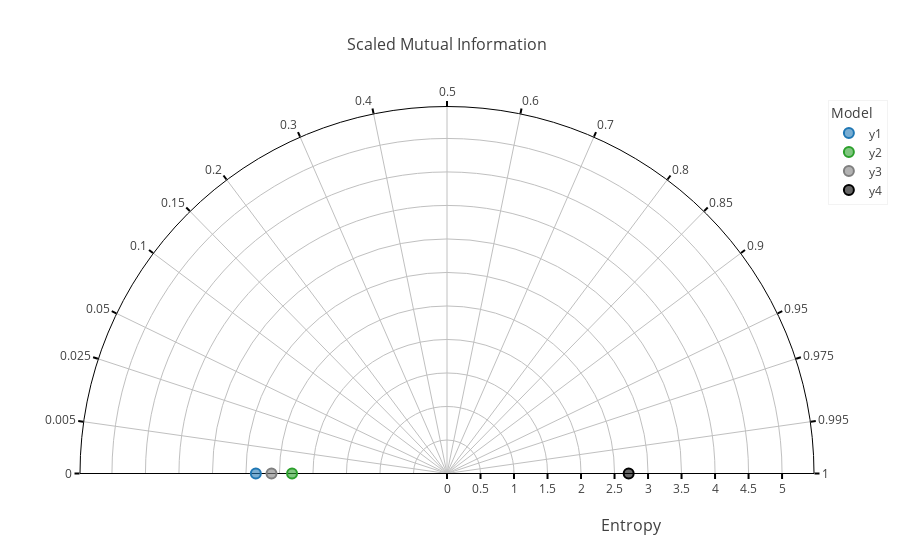

The notebook cell saved with this chart:
### Code cell
chart_taylor_res = diag.chart_create_mi_diagram(df_anscombes_quartet_modified, string_ref_model, string_mid_type, dict_mi_parameters_features_continous_target_continous)
chart_taylor_res.show()

### Figure 1 — Plotly figure (JSON) as saved in the notebook; plotly's stock layout.template omitted (floating-point values rounded to 4 significant figures)
{"data": [{"customdata": [["y1", 2.853, 0], ["y1", 2.853, 0], ["y1", 2.853, 0], ["y1", 2.853, 0]], "hoverlabel": {"bgcolor": "#FFFFFF", "bordercolor": "#1f77b4", "font": {"color": "#000000"}}, "hovertemplate": "Model: %{customdata[0]}<br>Entropy: %{customdata[1]:.3f}<br>Scaled MI: %{customdata[2]:.3f}<br><extra></extra>", "marker": {"color": "rgba(31, 119, 180, 0.6)", "line": {"color": "#1f77b4", "width": 2}, "size": 10}, "mode": "markers", "name": "y1", "r": [2.853], "theta": [180], "type": "scatterpolar"}, {"customdata": [["y2", 2.312, 0], ["y2", 2.312, 0], ["y2", 2.312, 0], ["y2", 2.312, 0]], "hoverlabel": {"bgcolor": "#FFFFFF", "bordercolor": "#2ca02c", "font": {"color": "#000000"}}, "hovertemplate": "Model: %{customdata[0]}<br>Entropy: %{customdata[1]:.3f}<br>Scaled MI: %{customdata[2]:.3f}<br><extra></extra>", "marker": {"color": "rgba(44, 160, 44, 0.6)", "line": {"color": "#2ca02c", "width": 2}, "size": 10}, "mode": "markers", "name": "y2", "r": [2.312], "theta": [180], "type": "scatterpolar"}, {"customdata": [["y3", 2.619, 0], ["y3", 2.619, 0], ["y3", 2.619, 0], ["y3", 2.619, 0]], "hoverlabel": {"bgcolor": "#FFFFFF", "bordercolor": "#7f7f7f", "font": {"color": "#000000"}}, "hovertemplate": "Model: %{customdata[0]}<br>Entropy: %{customdata[1]:.3f}<br>Scaled MI: %{customdata[2]:.3f}<br><extra></extra>", "marker": {"color": "rgba(127, 127, 127, 0.6)", "line": {"color": "#7f7f7f", "width": 2}, "size": 10}, "mode": "markers", "name": "y3", "r": [2.619], "theta": [180], "type": "scatterpolar"}, {"customdata": [["y4", 2.711, 1], ["y4", 2.711, 1], ["y4", 2.711, 1], ["y4", 2.711, 1]], "hoverlabel": {"bgcolor": "#FFFFFF", "bordercolor": "#000000", "font": {"color": "#000000"}}, "hovertemplate": "Model: %{customdata[0]}<br>Entropy: %{customdata[1]:.3f}<br>Scaled MI: %{customdata[2]:.3f}<br><extra></extra>", "marker": {"color": "rgba(0, 0, 0, 0.6)", "line": {"color": "#000000", "width": 2}, "size": 10}, "mode": "markers", "name": "y4", "r": [2.711], "theta": [0], "type": "scatterpolar"}], "layout": {"autosize": true, "legend": {"bgcolor": "#FFFFFF", "bordercolor": "#C0C0C0", "borderwidth": 0.2, "font": {"color": "#404040"}, "title": {"text": "Model"}}, "polar": {"angularaxis": {"direction": "counterclockwise", "gridcolor": "#C0C0C0", "griddash": "solid", "layer": "below traces", "linecolor": "#000000", "showline": true, "tickcolor": "#000000", "tickfont": {"color": "#404040"}, "ticks": "outside", "ticktext": [0, 0.005, 0.025, 0.05, 0.1, 0.15, 0.2, 0.3, 0.4, 0.5, 0.6, 0.7, 0.8, 0.85, 0.9, 0.95, 0.975, 0.995, 1], "tickvals": [180, 171.9, 161.8, 154.2, 143.1, 134.4, 126.9, 113.6, 101.5, 90, 78.46, 66.42, 53.13, 45.57, 36.87, 25.84, 18.19, 8.11, 0], "tickwidth": 2, "type": "linear"}, "bgcolor": "#FFFFFF", "radialaxis": {"autorange": false, "gridcolor": "#C0C0C0", "griddash": "solid", "layer": "below traces", "linecolor": "#000000", "range": [0, 5.477], "showline": true, "tickcolor": "#000000", "tickfont": {"color": "#404040"}, "ticks": "outside", "tickwidth": 2, "title": {"font": {"color": "#404040", "size": 16}, "text": "<br>Entropy"}, "type": "linear"}, "sector": [0, 180]}, "title": {"font": {"color": "#404040", "size": 16}, "text": "Scaled Mutual Information", "x": 0.5, "xanchor": "auto", "xref": "paper", "yanchor": "auto", "yref": "paper"}}}
